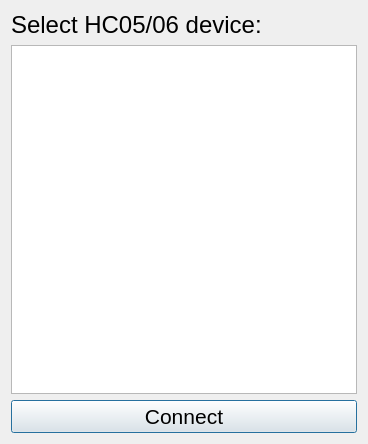
<?xml version="1.0" encoding="UTF-8"?>
<ui version="4.0">
 <class>BtSetupDialog</class>
 <widget class="QDialog" name="BtSetupDialog">
  <property name="geometry">
   <rect>
    <x>0</x>
    <y>0</y>
    <width>368</width>
    <height>444</height>
   </rect>
  </property>
  <property name="windowTitle">
   <string>Bluetooth settings</string>
  </property>
  <layout class="QVBoxLayout" name="verticalLayout">
   <item>
    <widget class="QLabel" name="lblTitle">
     <property name="font">
      <font>
       <pointsize>18</pointsize>
      </font>
     </property>
     <property name="text">
      <string>Select HC05/06 device:</string>
     </property>
    </widget>
   </item>
   <item>
    <widget class="QListWidget" name="lwDevices">
     <property name="font">
      <font>
       <pointsize>24</pointsize>
      </font>
     </property>
    </widget>
   </item>
   <item>
    <widget class="QPushButton" name="pbOK">
     <property name="font">
      <font>
       <pointsize>16</pointsize>
      </font>
     </property>
     <property name="text">
      <string>Connect</string>
     </property>
    </widget>
   </item>
  </layout>
 </widget>
 <resources/>
 <connections/>
</ui>
